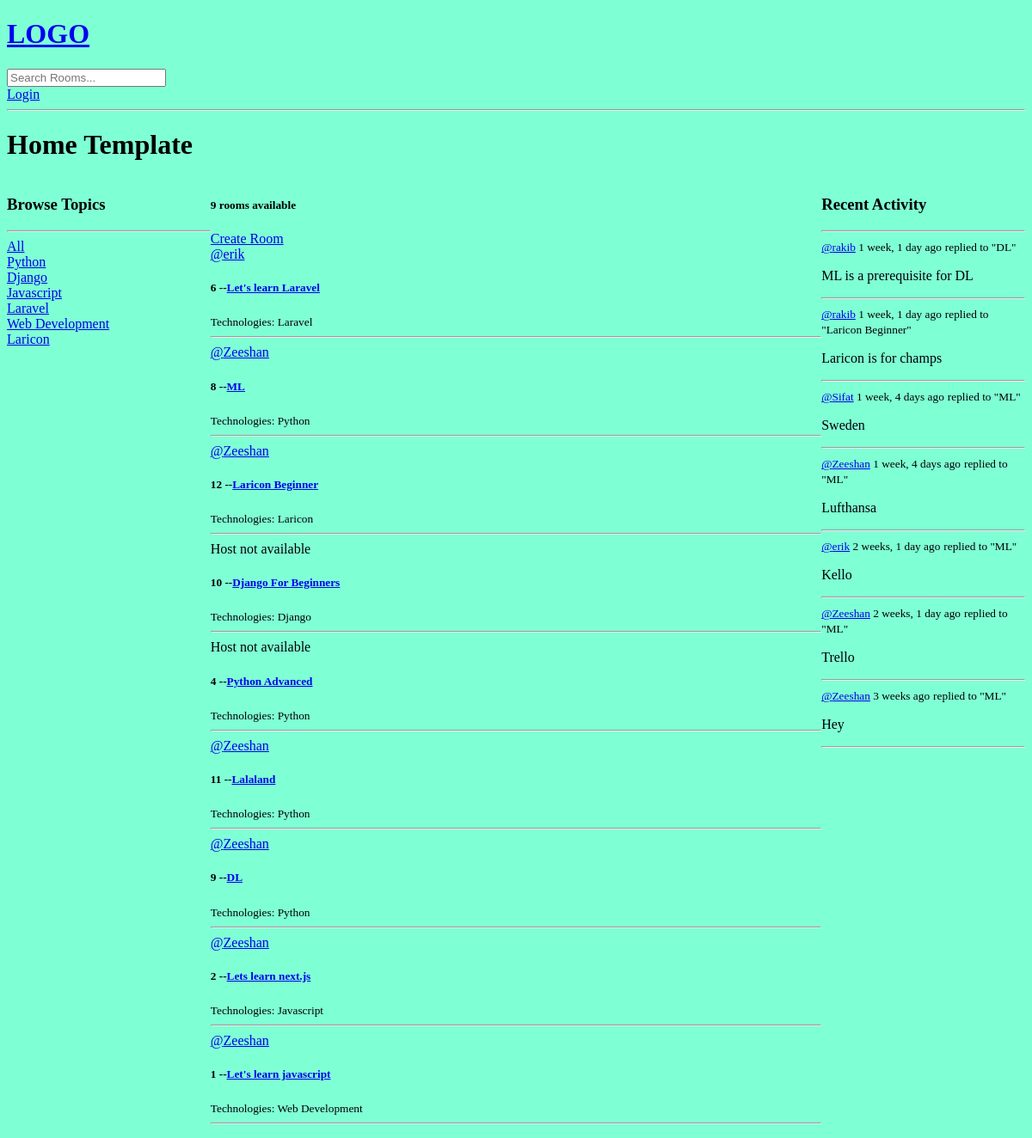
/, run on an earlier commit of the app's database.
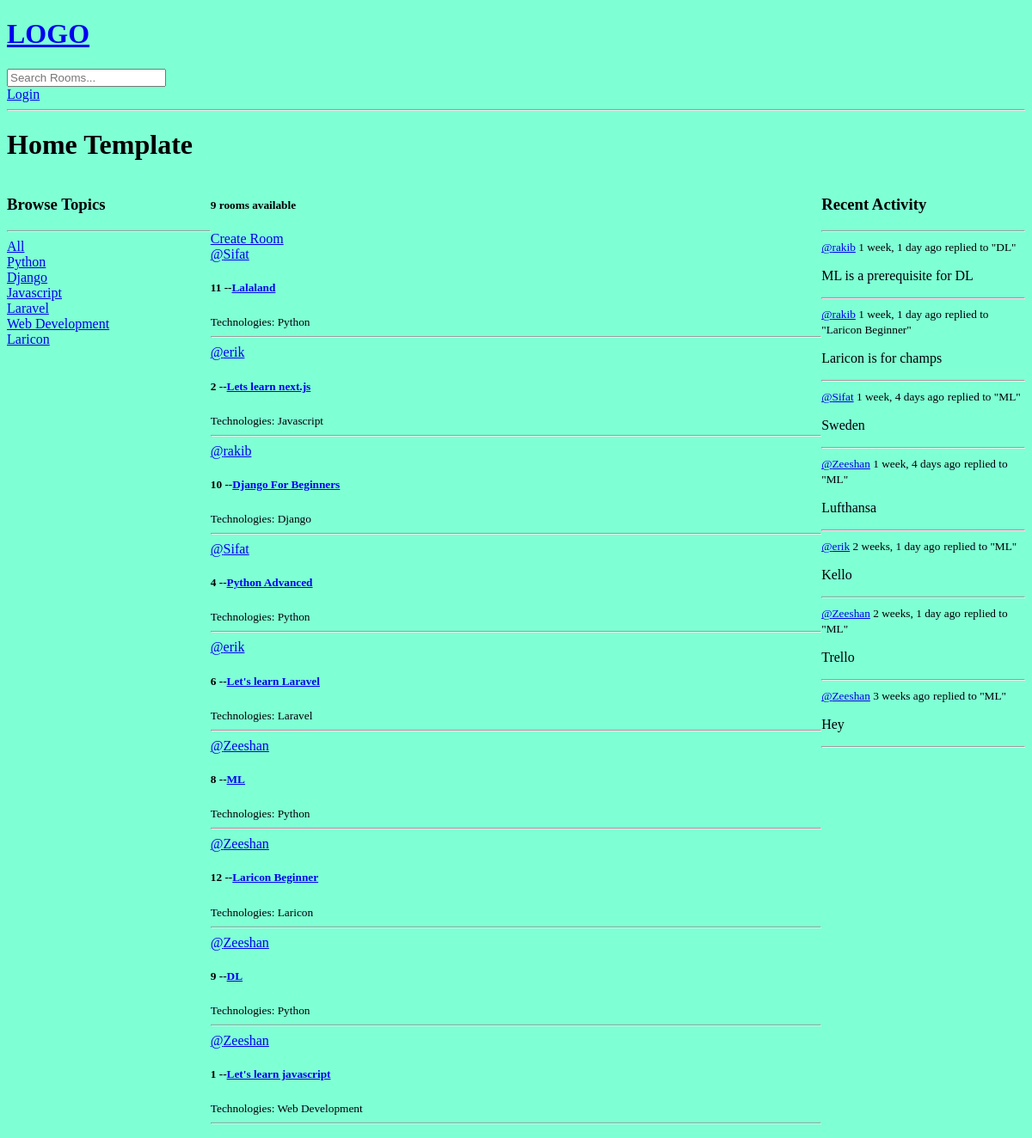
And on a later commit of the database.
### base/models.py (models this page shows, shortened)
class Topic(models.Model):
    name = models.CharField(max_length=200)

class Room(models.Model):
    host = models.ForeignKey(User, on_delete=models.SET_NULL, null=True)
    topic = models.ForeignKey(Topic, on_delete=models.SET_NULL, null=True)
    name = models.CharField(max_length=200)
    description = models.TextField(null=True, blank=True)
    participants = models.ManyToManyField(User, related_name="participants", blank=True)
    updated = models.DateTimeField(auto_now=True)
    created = models.DateTimeField(auto_now_add=True)
    class Meta:
        ordering = ["-updated", "-created"]
    def __str__(self):
        return self.name

class Message(models.Model):
    user = models.ForeignKey(User, on_delete=models.CASCADE)
    room = models.ForeignKey(Room, on_delete=models.CASCADE)
    body = models.TextField()
    updated = models.DateTimeField(auto_now=True)
    created = models.DateTimeField(auto_now_add=True)
    class Meta:
        ordering = ["-updated", "-created"]
    def __str__(self):
        return self.body[0:50]

### base/views.py (the view)
# urls.py: path("", views.home, name="home"),
def home(request):
    q = request.GET.get("q") if request.GET.get("q") != None else ""
    rooms = Room.objects.filter(
        Q(topic__name__icontains=q) | Q(name__icontains=q) | Q(description__contains=q)
    )
    topics = Topic.objects.all()
    room_count = rooms.count()
    room_messages = Message.objects.filter(Q(room__topic__name__icontains=q))
    context = {
        "rooms": rooms,
        "topics": topics,
        "room_count": room_count,
        "room_messages": room_messages,
    }
    return render(request, "base/home.html", context)

### base/templates/base/home.html (shortened to what this page needs)
{% extends 'main.html' %}
{% block content %}
<h1>Home Template</h1>
<div class='home-container'>
    <div>
        {% include 'base/topics_component.html' %}
    </div>
    <div>
        <h5>{{room_count}} rooms available</h5>
        <a href="{% url 'create-room' %}">Create Room</a>
        {% include "base/feed_component.html"%}
    </div>
    <div>
        {% include 'base/activity_component.html' %}
    </div>
</div>
{% endblock content %}

### base/templates/base/topics_component.html
<h3>Browse Topics</h3>
<hr>
<div>
    <a href="{% url 'home' %}">All</a>
</div>
{%for topic in topics%}
<div>
    <a href="{% url 'home' %}?q={{topic.name}}">{{topic.name}}</a>
</div>
{%endfor%}

### base/templates/base/feed_component.html (shortened to what this page needs)
<div>
    {% for room in rooms %}
    <div>
        {% if room.host.id %}
        <a href="{% url 'user-profile' room.host.id %}">@{{room.host.username}}</a>
        {% else %}
        <span>Host not available</span>
        {% endif %}
        <h5>{{room.id}} --<a href="{% url 'room' room.id %}">{{room.name}}</a> </h5>
        <small>Technologies: {{room.topic.name}}</small>
    </div>
    <hr>
    {% endfor %}
</div>

### base/templates/base/activity_component.html (shortened to what this page needs)
<h3>Recent Activity</h3>
<hr>
{% for message in room_messages %}
<div>
    <small> <a href="{% url 'user-profile' message.user.id %}"> @{{message.user}}</a>  {{message.created|timesince}} ago</small>
    <small>replied to "{{message.room}}"</small>
    <p>{{message}}</p>
    <hr>
</div>
{% endfor %}

What changed in the data, as far as the page shows it:
changed Room "Lalaland": host.username "Zeeshan" → "Sifat"; moves up the list
changed Room "Lets learn next.js": host.username "Zeeshan" → "erik"; moves up the list
changed Room "Django For Beginners": host.username (not shown) → "rakib"; host_id "Host not available" → "@"; moves up the list
changed Room "Python Advanced": host.username (not shown) → "Sifat"; host_id "Host not available" → "@"; moves up the list
